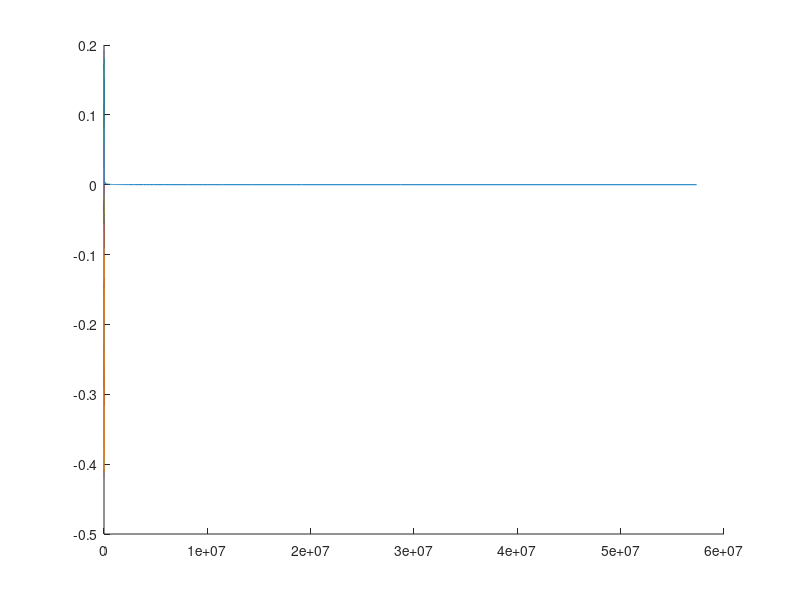

Reproduce this figure in MATLAB. (Note: this script raises an error after producing the figure.)
%% Rewrite of the Weisshaar Metrix method for the theodorsen function
% Alexander Ketzle
clc, clear

% page 219 parameters
% mu = 76;
% a_h = -0.15;
% x_alpha = 0.25;
% r_alpha = sqrt(0.388);
% b = 5 / 12; % ft
% freq_alpha = 64.1; % rad/s
% freq_h = 55.9; % rad/s
% g_alpha = 0;
% g_h = 0;

% doppler's fin
% a_h =  0.0;
% b = 2.25/12; % ft
% x_alpha = 0.0;
% r_alpha = 0.57785;
% freq_alpha = 2866.77844; % rad/s
% freq_h = 1853.69007; % rad/s
% mu = 110.28942;
% g_alpha = 0.005;
% g_h = 0.005;

% Cippola N5800 Parameters - This is one of the examples shipped with
%FinSim
a_h = 0.0;
b = 3.5625 / 12; % ft
x_alpha = 0.316;
r_alpha = 0.57757;
freq_alpha = 2593.373; % rad/s
freq_h = 2458.08525; % rad/s
mu = 77.11441;
g_alpha = 0.00;
g_h = 0.00;

% weisshaar page 424 example
% a_h = -0.2;
% b = 3; % ft
% x_alpha = 0.1;
% r_alpha = 0.5;
% freq_h = 10;
% freq_alpha = 25;
% mu = 20;

kStepSize = 0.00001;
kMax = 6;
%% Calculation

i = sqrt(-1);
kRange = [kStepSize,kMax];
n = ((max(kRange) - min(kRange)) / kStepSize) + 1;
kSet = linspace(kRange(2),kRange(1),n);

k = kSet;

Ch_k = besselh(1,2,k) ./ (besselh(1,2,k) + (i * besselh(0,2,k))); % Theodorsen Function; Less lines to compute than using the other bessel functions
F = real(Ch_k);
G = imag(Ch_k);

L_h = 1 - (i .* 2 .* Ch_k ./ k);
L_alpha = 0.5 - (i .* (1 + (2 .* Ch_k)) ./ k) - (2 .* Ch_k ./ k.^2);
M_alpha = (3/8) - (i ./ k);

A11 = (freq_alpha.^2 ./ freq_h.^2) .* (1 + (L_h ./ mu));
A12 = (freq_alpha.^2 ./ freq_h.^2) .* (x_alpha + (mu.^-1 .* (L_alpha - ((0.5 + a_h) .* L_h))));
A21 = ((x_alpha ./ r_alpha.^2) + ((1 ./ (mu .* r_alpha.^2)) .* (0.5 - (0.5 + a_h) .* L_h)));
A22 = 1 + ((1 ./ (mu .* r_alpha.^2)) .* (M_alpha - ((L_alpha + 0.5) .* (0.5 + a_h)) + (L_h .* (0.5 + a_h).^2)));

omega(1,:) = ((A11(:) + A22(:)) - sqrt((A11(:) + A22(:)).^2 - (4 * (A11(:) .* A22(:) - A12(:) .* A21(:))))) ./ 2; 
omega(2,:) = ((A11(:) + A22(:)) + sqrt((A11(:) + A22(:)).^2 - (4 * (A11(:) .* A22(:) - A12(:) .* A21(:))))) ./ 2;

omega_r = real(omega);
omega_i = imag(omega);
freq_f = freq_alpha ./ real(sqrt(omega_r));
V_f = (freq_f .* b ./ k);
eigRatio = (omega_i ./ omega_r);
freqRatio = freq_f ./ freq_alpha;

%% Plotting

if(max(eigRatio(1,:)) > 0)
    [rowf,colf] = find(abs(eigRatio(1,:)) == min(abs(eigRatio(1,:))));
    Uf = V_f(rowf,colf);
    flutterFreq = freq_f(rowf,colf) / (2 * pi());
    [~,cold] = find(abs(eigRatio(2,:)) == min(abs(eigRatio(2,:))));
    Ud = V_f(2,cold);
    freq_div = freq_f(2,cold) / (2 * pi());
else
    [rowf,colf] = find(abs(eigRatio(2,:)) == min(abs(eigRatio(2,:))));
    Uf = V_f(rowf,colf);
    flutterFreq = freq_f(rowf,colf) / (2 * pi());
    [~,cold] = find(abs(eigRatio(1,:)) == min(abs(eigRatio(1,:))));
    Ud = V_f(1,cold);
    freq_div = freq_f(1,cold) / (2 * pi());
end

fprintf("Uf = %g ft/s\nFcr = %g Hz\nUd = %g ft/s\nFd = %g hz\n",Uf,flutterFreq,Ud,freq_div)


% U vs g
figure();
hold on;
plot(V_f(1,:),eigRatio(1,:))
plot(V_f(2,:),eigRatio(2,:))
yline(0)
ylabel("Xi/Xr");
xlabel("Velocity");
xlim([0 max(V_f(2,:) * 1.2)])



% freq ratio vs U
% figure();
% hold on;
% plot(V_f(1,:),freqRatio(1,:))
% plot(V_f(2,:),freqRatio(2,:))
% xlim([0 max(V_f(2,:) * 1.2)])
% min(freqRatio(1,:))